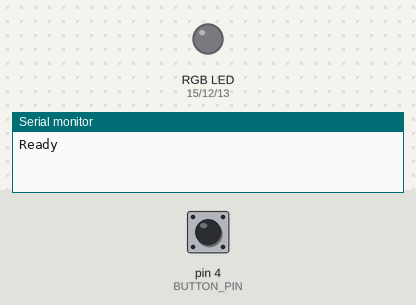
Bench run of a sketch on a simulated Arduino Uno, built with avr-gcc and run on an emulated ATmega328P. On the bench: an RGB LED mixed from three pins (HIGH = lit), the last lines printed to the serial monitor. Inputs (shaded band) come from the test bench; at power-on: pin 4 (BUTTON_PIN) HIGH.

Above: at 1.2 s.
1.3 s: pin 4 (BUTTON_PIN) pulled LOW for 3.2 s
At 4.8 s:
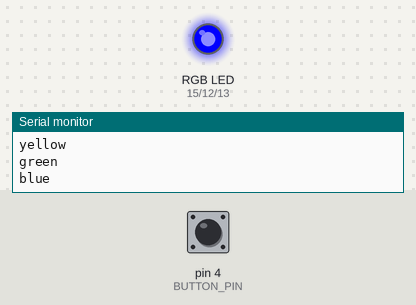
6.0 s: pin 4 (BUTTON_PIN) pulled LOW for 0.15 s
At 7.2 s:
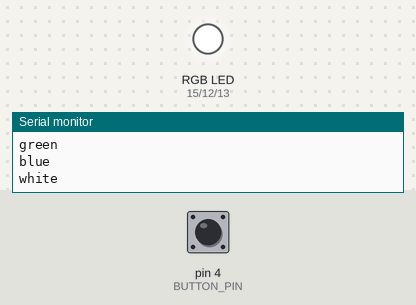
7.6 s: pin 4 (BUTTON_PIN) pulled LOW for 1 s
At 8.5 s:
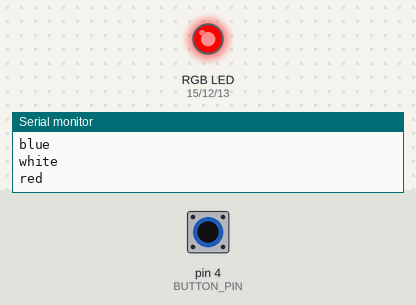
Timing chart, 0 to 10.6 s (numbered marks = the images above; inputs shaded):
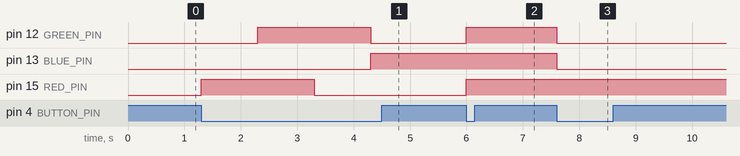

Measured:
- after the input at 1.3 s, pin 12 (GREEN_PIN): LOW → HIGH after 1.0 s, → LOW 2.0 s later; pin 13 (BLUE_PIN): LOW → HIGH after 3.0 s; pin 15 (RED_PIN): LOW → HIGH at once, → LOW 2.0 s later
- after the input at 6.0 s, pin 12 (GREEN_PIN), pin 15 (RED_PIN): LOW → HIGH at once
- after the input at 7.6 s, pin 12 (GREEN_PIN), pin 13 (BLUE_PIN): HIGH → LOW at once

The sketch:

RANDOM_RGB.ino
```cpp
#define BUTTON_PIN 4
#define LDR_PIN A0
#define LED_PIN 2
// Pins for RGB LED
#define RED_PIN 15
#define GREEN_PIN 12
#define BLUE_PIN 13
#define NUM_COLORS 5
#define MAX_CHAR_LEN 20
#define RGB 3
#define BAUD_RATE 115200

char COLOR_NAMES[NUM_COLORS][MAX_CHAR_LEN] = {"red", "yellow", "green", "blue", "white"};
unsigned int COLORS[NUM_COLORS][RGB] = {
    {1023, 0, 0},      // Red
    {1023, 1023, 0},   // Yellow
    {0, 1023, 0},      // Green
    {0, 0, 1023},      // Blue
    {1023, 1023, 1023} // White
};

int state = 0;

void setup()
{
    Serial.begin(BAUD_RATE);
    // pinMode(LED_PIN, OUTPUT); // single-color LED
    pinMode(RED_PIN, OUTPUT);
    pinMode(GREEN_PIN, OUTPUT);
    pinMode(BLUE_PIN, OUTPUT);
    pinMode(BUTTON_PIN, INPUT_PULLUP);
    Serial.println("\nReady");
}

void loop()
{
    if (digitalRead(BUTTON_PIN) == LOW)
    {
        if (state >= NUM_COLORS)
        {
            state = 0;
        }
        Serial.println(COLOR_NAMES[state]);
        analogWrite(RED_PIN, COLORS[state][0]);
        analogWrite(GREEN_PIN, COLORS[state][1]);
        analogWrite(BLUE_PIN, COLORS[state][2]);
        state++;
        delay(1000);
    }
}
```
